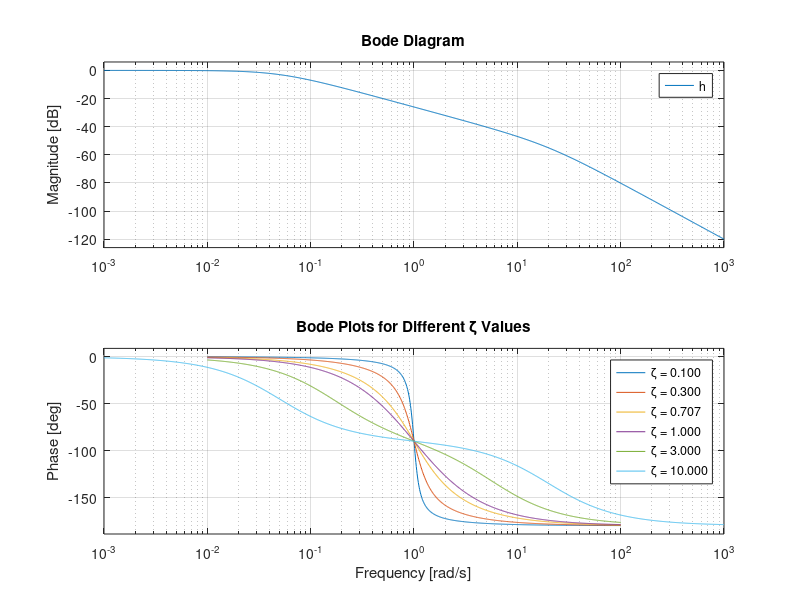
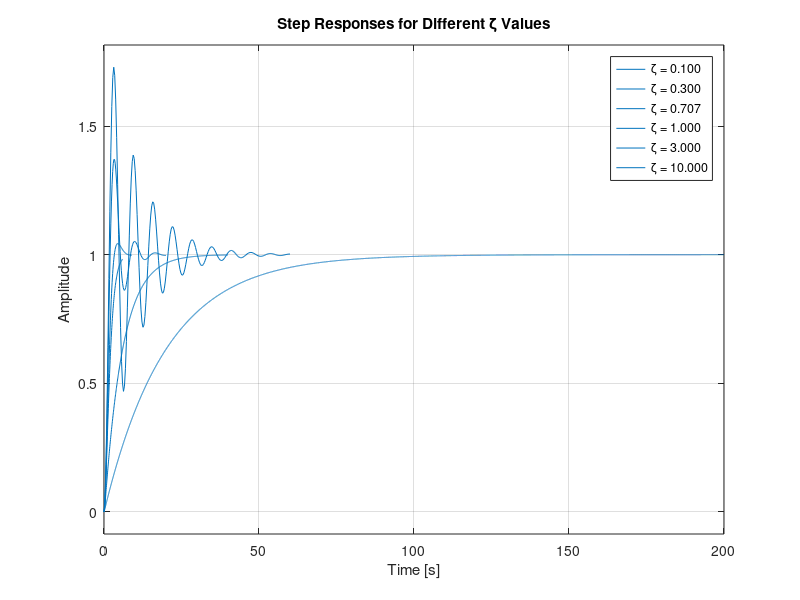

The MATLAB script that drew these images, in order:
s = tf('s');
w0 = 1; 
zeta = [0.1, 0.3, 0.707, 1.0, 3.0, 10.0];

% Initialize fig
figure;
hold on;

for Z = zeta
    h = 1 / (1 + 2*Z*s/w0 + (s/w0)^2);
    bode(h);
    hold on;
end

% Formatting
title('Bode Plots for Different \zeta Values');
legend(arrayfun(@(z) sprintf('\\zeta = %.3f', z), zeta, 'UniformOutput', false), 'Location', 'best'); % Create a legend for all zeta values
grid on;
hold off;


% Initialize second fig
figure;
hold on;

for Z = zeta
    h = 1 / (1 + 2*Z*s/w0 + (s/w0)^2);
    step(h);
    hold on;
end

% Formatting for second fig
title('Step Responses for Different \zeta Values');
ylabel('Amplitude');
legend(arrayfun(@(z) sprintf('\\zeta = %.3f', z), zeta, 'UniformOutput', false), 'Location', 'best'); % Create a legend for all zeta values
grid on;
hold off;
